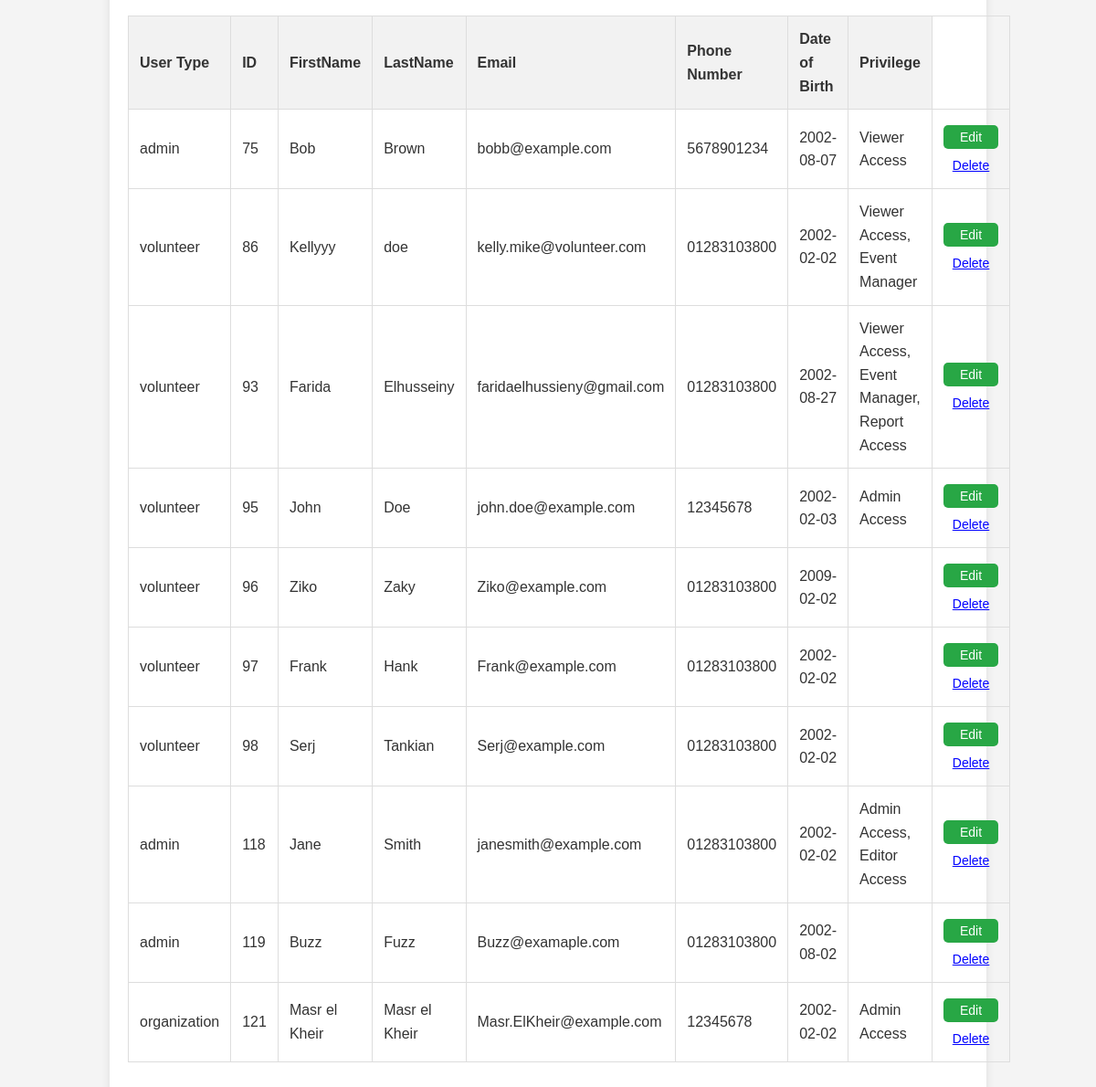
Before: /Views/AdminControlPanel.php (lower part) with the older database file.
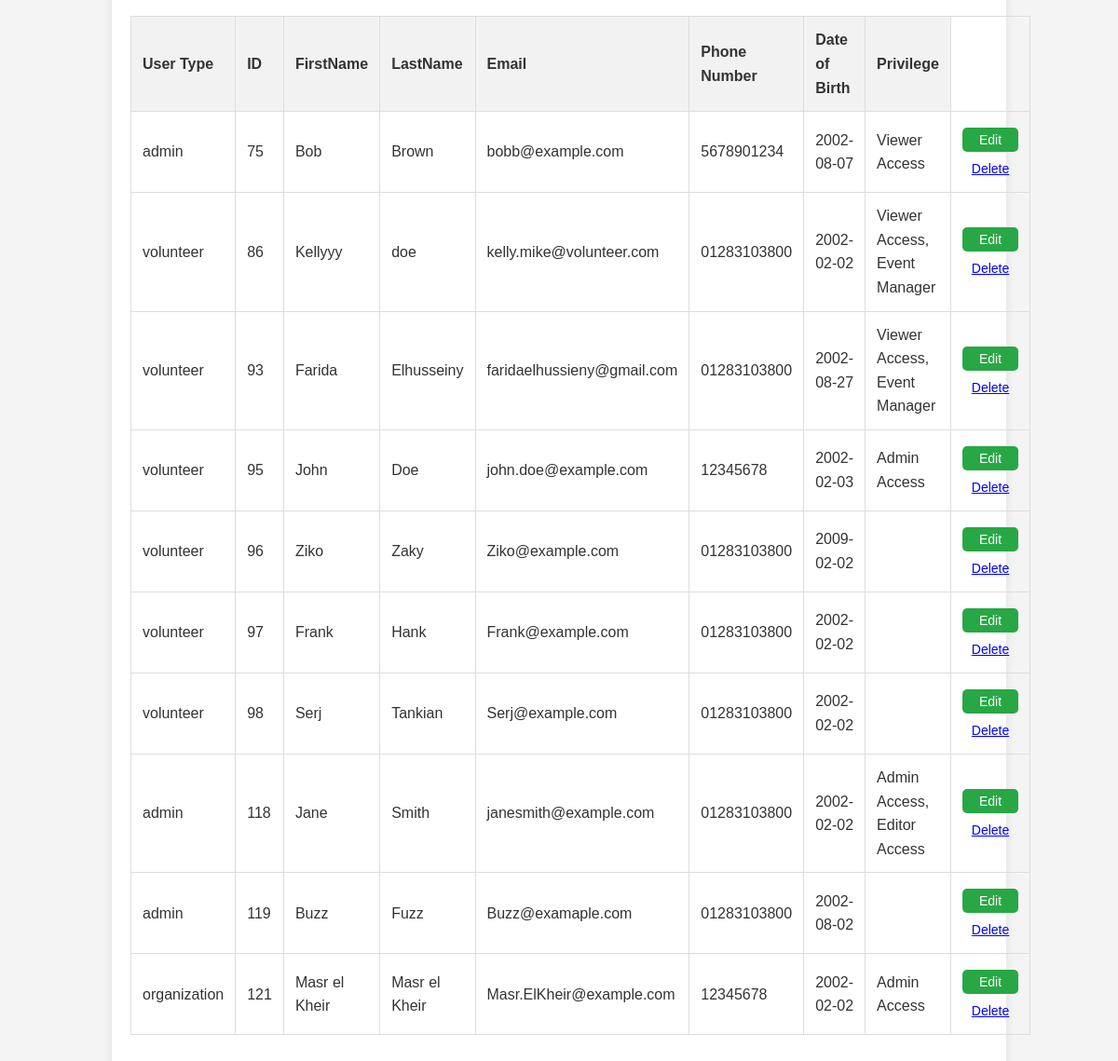
After: the same page with the newer database file.
### tables this page shows
CREATE TABLE `user` (
  `UserID` int NOT NULL AUTO_INCREMENT,
  `FirstName` varchar(50) NOT NULL,
  `LastName` varchar(50) NOT NULL,
  `Email` varchar(100) NOT NULL,
  `PhoneNumber` varchar(15) DEFAULT NULL,
  `DateOfBirth` date DEFAULT NULL,
  `USER_NAME` varchar(50) NOT NULL,
  `PASSWORD_HASH` varchar(100) NOT NULL,
  `LAST_LOGIN` date DEFAULT NULL,
  `ACCOUNT_CREATION_DATE` date DEFAULT NULL,
  `UserTypeID` int DEFAULT NULL,
  PRIMARY KEY (`UserID`),
  UNIQUE KEY `Email` (`Email`),
  KEY `UserTypeID` (`UserTypeID`),
  CONSTRAINT `user_ibfk_1` FOREIGN KEY (`UserTypeID`) REFERENCES `usertype` (`UserTypeID`)
);

CREATE TABLE `usertype` (
  `UserTypeID` int NOT NULL AUTO_INCREMENT,
  `UserType` varchar(50) NOT NULL,
  PRIMARY KEY (`UserTypeID`)
);

### Models/UserModel.php (called while the page is built, shortened)
<?php
require_once 'Database.php';
class User {
    private $conn;
    public $UserID;
    public function __construct($id = null) {
        $this->conn = Database::getInstance()->getConnection();
    }
    public static function get_all_users(){
        $query = "SELECT * FROM User";
        $conn = Database::getInstance()->getConnection();
        $stmt = $conn->prepare($query);
        $stmt->execute();
        $result = $stmt->get_result();
        $users = [];
        while ($row = $result->fetch_assoc()) {
            $user = new self();
            foreach ($row as $key => $value) {
                if (property_exists($user, $key)) {
                    $user->$key = $value;
                }
            }
            $user->UserType = $user->getUserType();
            $user->Privileges = $user->getPrivileges();
            $user->Locations = $user->getLocations($user->UserID);
            $users[] = $user;
        }
        return $users;
    }
    public function getUserType() {
        $query = "SELECT UserTypeID FROM User WHERE UserID = ?";
        $stmt = $this->conn->prepare($query);
        $stmt->bind_param("i", $this->UserID);
        $stmt->execute();
        $result = $stmt->get_result();
        if ($row = $result->fetch_assoc()) {
            $UserTypeID = $row['UserTypeID'];
            $query = "SELECT UserType FROM UserType WHERE UserTypeID = ?";
            $stmt = $this->conn->prepare($query);
            $stmt->bind_param("i", $UserTypeID);
            $stmt->execute();
            $result = $stmt->get_result();
            if ($row = $result->fetch_assoc()) {
                return $row['UserType'];
            }
        }
        return null;
    }
    public function getPrivileges() {
        $query = "SELECT p.* FROM Privilege p
                  JOIN User_Privilege up ON p.PrivilegeID = up.USER_PrivilegeID
                  WHERE up.User_ID = ?";
        $stmt = $this->conn->prepare($query);
        $stmt->bind_param("i", $this->UserID);
        $stmt->execute();
        $result = $stmt->get_result();
        $privileges = [];
        while ($row = $result->fetch_assoc()) {
            $privilege = new Privilege();
            $privilege->PrivilegeID = $row['PrivilegeID'];
            $privilege->PrivilegeName = $row['PrivilegeName'];
            $privilege->Description = $row['Description'];
            $privilege->AccessLevel = $row['AccessLevel'];
            $privileges[] = $privilege;
        }
        return $privileges;
    }
    public static function getLocationIds($UserId) {
        $query = "SELECT a.* FROM Location a
                  JOIN User_Address ua ON a.AddressID = ua.AddressID
                  WHERE ua.UserID = ?";
        $conn = Database::getInstance()->getConnection();
        $stmt = $conn->prepare($query);
        $stmt->bind_param("i", $UserId);
        $stmt->execute();
        $result = $stmt->get_result();
        $locationIds = [];
        while ($row = $result->fetch_assoc()) {
            $locationIds[] = $row['AddressID'];
        }
        return $locationIds;
    }
    public function getLocations($useriD) {
        $locationDictionary = [];
        $locationIds = $this->getLocationIds($useriD);
        for ($i = 0; $i < count($locationIds); $i++) {
            $locationName = Location::getLocationNameById($locationIds[$i]);
            $cityName = Location::getParentFromChild($locationName);
            $countryName = Location::getParentFromChild($cityName);
            $location = [
                "ID" => $locationIds[$i],
                "Area" => $locationName,
                "City" => $cityName,
                "Country" => $countryName
            ];
            $locationDictionary[] = $location;
        }
        return $locationDictionary;
    }
}
?>

### Controllers/UserController.php (called while the page is built, shortened)
<?php
require_once '../Models/UserModel.php';
class UserController {
    public function getAllUsers() {
        return User::get_all_users();
    }
}
?>

### Models/Database.php (called while the page is built, shortened)
<?php
class Database {
    protected $conn;
    private static $instance;
    public function __construct() {
        $this->conn = new mysqli('localhost', 'root', 'Deda2782002!', 'VolunteerManagementSystem');
    }
    public static function getInstance() {
        if (!self::$instance) {
            self::$instance = new Database();
        }
        return self::$instance;
    }
    public function getConnection() {
        return $this->conn;
    }
}
?>

### Views/AdminControlPanel.php (the view, shortened to what the changed rows need)
<?php
require_once '../Controllers/userController.php';
$controller = new UserController();
$users = $controller->getAllUsers();
?>
<!DOCTYPE html>
<html lang="en">
<head>
    <link rel="stylesheet" href="./Style/style_control_panel.css">
</head>
<body>
    <div class="container">
        <table class="crud-table">
            <thead>
                <tr>
                    <th>User Type</th>
                    <th>ID</th>
                    <th>FirstName</th>
                    <th>LastName</th>
                    <th>Email</th>
                    <th>Phone Number</th>
                    <th> Date of Birth</th>
                    <th>Privilege</th>
                </tr>
            </thead>
            <tbody>
    <?php foreach ($users as $user): ?>
        <tr data-id="<?= $user->UserID; ?>">
        <td class="UserType"><?= $user->UserType; ?></td>
        <td class="userId"><?= $user->UserID; ?></td>
        <td class= "firstName"><?= $user->FirstName; ?></td>
        <td class="lastName"><?= $user->LastName; ?></td>
        <td class="email"><?= $user->Email; ?></td>
        <td class="phone"><?= $user->PhoneNumber; ?></td>
        <td class="dob"><?= $user->DateOfBirth; ?></td>
        <td class="privilege">
            <?= implode(', ', array_map(fn($privilege) => $privilege->PrivilegeName, $user->getPrivileges())); ?>
        </td>
        <td>
            <button type="button" onclick="openModal(<?= $user->UserID; ?>, '<?= $user->FirstName; ?>', '<?= $user->LastName; ?>', '<?= $user->Email; ?>', '<?= $user->PhoneNumber; ?>', '<?= $user->DateOfBirth; ?>', '<?= $user->USER_NAME; ?>', '<?= $user->PASSWORD_HASH; ?>','<?= implode(', ', array_map(fn($privilege) => $privilege->PrivilegeName, $user->getPrivileges()));  ?>' ,'<?= $user->UserType; ?>' )">Edit</button>
            <form method="POST" action="AdminControlPanel.php" onsubmit="return confirm('Are you sure you want to delete this user?');" style="display:inline;">
    <button type="submit" style="background:none; border:none; color:blue; cursor:pointer; text-decoration:underline;">Delete</button>
</form>
        </td>
    </tr>
    <?php endforeach; ?>
</tbody>
        </table>
    </div>
</body>
</html>

Changed rows visible on the page:
changed user "Farida": Privileges "Viewer Access, Event Manager, Report Access" → "Viewer Access, Event Manager"
